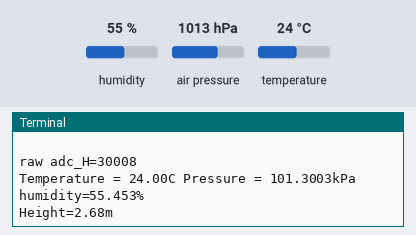
Simulated run of this program. Board: Raspberry Pi (BCM pin numbers). Parts: the last lines printed to the terminal. Inputs (shaded band) come from the test bench; at power-on: humidity 55 %, air pressure 1013 hPa, temperature 24 °C. The clock reads 2024-03-15 10:24:30 at power-on unless the program sets it. At 10.1 s the program stops and its outputs stay as they are.

Above: at 1.2 s.
1.3 s: humidity set to 22 %
At 2.6 s:
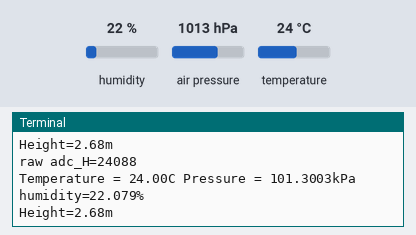
2.8 s: air pressure set to 952 hPa
At 3.8 s:
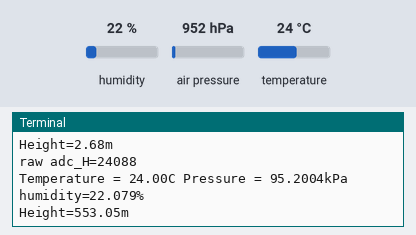
4.3 s: temperature set to 12 °C
At 11.2 s:
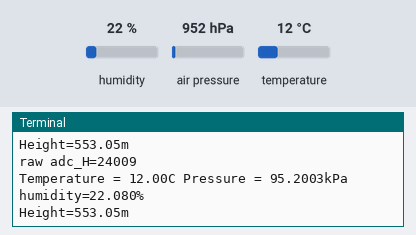
Timing chart, 0 to 11.6 s (numbered marks = the images above; inputs shaded):
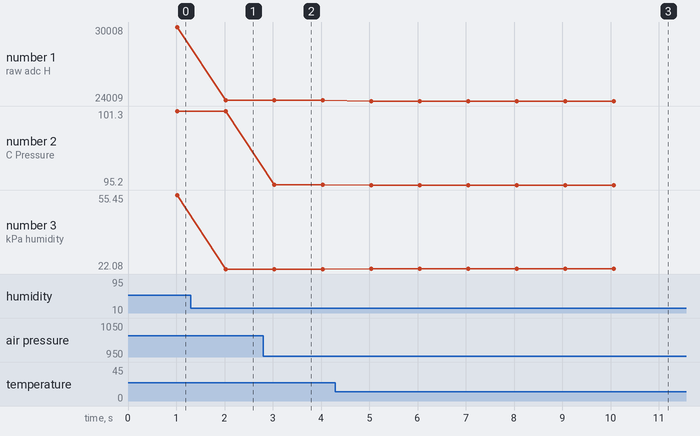

Measured:
- after the input at 1.3 s, the terminal: prints a new line after 0.73 s (image 1)
- after the input at 2.8 s, the terminal: prints a new line after 0.23 s (image 2)
- after the input at 4.3 s, the terminal: prints a new line after 0.74 s (image 3)
- plotted number 1: 30008 → 24088 after the input at 1.3 s, 24088 → 24009 after the input at 4.3 s
- plotted number 2: 101.3 → 95.2 after the input at 2.8 s, 95.2 → 95.2 after the input at 4.3 s
- plotted number 3: 55.45 → 22.08 after the input at 1.3 s, 22.08 → 22.08 after the input at 4.3 s

The program:

BME280_read.py
```python
# -*- coding: utf-8 -*-
import time, os, sys
from smbus2 import SMBus

# BME280 iic address.
BME280_I2C_ADDRESS = 0x76  # SDO = 0

# Registers value                # BME280 ID
BME280_ID_Value = 0x60  # BME280 ID
BME280_RESET_VALUE = 0xB6

# BME280 Registers definition
BME280_HUM_LSB_REG = 0xFE  # Humidity LSB Register
BME280_HUM_MSB_REG = 0xFD  # Humidity MSB Register
BME280_TEMP_XLSB_REG = 0xFC  # Temperature XLSB Register
BME280_TEMP_LSB_REG = 0xFB  # Temperature LSB Register
BME280_TEMP_MSB_REG = 0xFA  # Temperature LSB Register
BME280_PRESS_XLSB_REG = 0xF9  # Pressure XLSB  Register
BME280_PRESS_LSB_REG = 0xF8  # Pressure LSB Register
BME280_PRESS_MSB_REG = 0xF7  # Pressure MSB Register
BME280_CONFIG_REG = 0xF5  # Configuration Register
BME280_CTRL_MEAS_REG = 0xF4  # Ctrl Measure Register
BME280_CTRL_HUM_REG = 0xF2  # Ctrl humidity Measure Register
BME280_STATUS_REG = 0xF3  # Status Register
BME280_RESET_REG = 0xE0  # Soft reset Register
BME280_ID_REG = 0xD0  # Chip ID Register

# calibration parameters
BME280_DIG_T1_LSB_REG = 0x88
BME280_DIG_T1_MSB_REG = 0x89
BME280_DIG_T2_LSB_REG = 0x8A
BME280_DIG_T2_MSB_REG = 0x8B
BME280_DIG_T3_LSB_REG = 0x8C
BME280_DIG_T3_MSB_REG = 0x8D
BME280_DIG_P1_LSB_REG = 0x8E
BME280_DIG_P1_MSB_REG = 0x8F
BME280_DIG_P2_LSB_REG = 0x90
BME280_DIG_P2_MSB_REG = 0x91
BME280_DIG_P3_LSB_REG = 0x92
BME280_DIG_P3_MSB_REG = 0x93
BME280_DIG_P4_LSB_REG = 0x94
BME280_DIG_P4_MSB_REG = 0x95
BME280_DIG_P5_LSB_REG = 0x96
BME280_DIG_P5_MSB_REG = 0x97
BME280_DIG_P6_LSB_REG = 0x98
BME280_DIG_P6_MSB_REG = 0x99
BME280_DIG_P7_LSB_REG = 0x9A
BME280_DIG_P7_MSB_REG = 0x9B
BME280_DIG_P8_LSB_REG = 0x9C
BME280_DIG_P8_MSB_REG = 0x9D
BME280_DIG_P9_LSB_REG = 0x9E
BME280_DIG_P9_MSB_REG = 0x9F
BME280_DIG_H1_REG = 0xA1
BME280_DIG_H2_LSB_REG = 0xE1
BME280_DIG_H2_MSB_REG = 0xE2
BME280_DIG_H3_REG = 0xE3
BME280_DIG_H4_H8_REG = 0xE4  # DIG_H4[11:4]/[3:0]=0xE4/0xE5[3:0]
BME280_DIG_H4_L4_REG = 0xE5  # 0xE5[3:0]
BME280_DIG_H5_H4_REG = 0xE5  # 0xE5[7:4]
BME280_DIG_H5_L8_REG = 0xE6  # DIG_H5[11:4]/[3:0]=0xE5[7:4]/0xE6
BME280_DIG_H6_REG = 0xE7


class BME180(object):
    def __init__(self, address=BME280_I2C_ADDRESS):
        self._address = address
        self._bus = SMBus(1)  # 1: iic编号为1（根据自己的硬件接口选择对应的编号）
        # Load calibration values.
        print('read byte:\n')
        print(self._read_byte(BME280_ID_REG))
        if self._read_byte(BME280_ID_REG) == BME280_ID_Value:  # read BME280 id
            self._load_calibration()  # load calibration data
            # BME280_T_MODE_1 << 5 | BME280_P_MODE_1 << 2 | BME280_SLEEP_MODE;
            ctrlmeas = 0xFF
            # BME280_T_SB1 << 5 | BME280_FILTER_MODE_1 << 2;
            config = 0x14
            self._write_byte(BME280_CTRL_MEAS_REG, ctrlmeas)  # write BME280 config
            # sets the data acquisition options
            self._write_byte(BME280_CONFIG_REG, config)
        else:
            print("Read BME280 id error!\r\n")

    def _read_byte(self, cmd):
        return self._bus.read_byte_data(self._address, cmd)

    def _read_u16(self, cmd):
        LSB = self._bus.read_byte_data(self._address, cmd)
        MSB = self._bus.read_byte_data(self._address, cmd + 1)
        return (MSB << 8) + LSB

    def _read_s16(self, cmd):
        result = self._read_u16(cmd)
        if result > 32767:
            result -= 65536
        return result

    def _write_byte(self, cmd, val):
        self._bus.write_byte_data(self._address, cmd, val)

    def _load_calibration(self):  # load calibration data
        "load calibration"

        """ read the temperature calibration parameters """
        self.dig_T1 = self._read_u16(BME280_DIG_T1_LSB_REG)
        self.dig_T2 = self._read_s16(BME280_DIG_T2_LSB_REG)
        self.dig_T3 = self._read_s16(BME280_DIG_T3_LSB_REG)
        """ read the pressure calibration parameters """
        self.dig_P1 = self._read_u16(BME280_DIG_P1_LSB_REG)
        self.dig_P2 = self._read_s16(BME280_DIG_P2_LSB_REG)
        self.dig_P3 = self._read_s16(BME280_DIG_P3_LSB_REG)
        self.dig_P4 = self._read_s16(BME280_DIG_P4_LSB_REG)
        self.dig_P5 = self._read_s16(BME280_DIG_P5_LSB_REG)
        self.dig_P6 = self._read_s16(BME280_DIG_P6_LSB_REG)
        self.dig_P7 = self._read_s16(BME280_DIG_P7_LSB_REG)
        self.dig_P8 = self._read_s16(BME280_DIG_P8_LSB_REG)
        self.dig_P9 = self._read_s16(BME280_DIG_P9_LSB_REG)
        """ read the humidity calibration parameters """
        self.dig_H1 = self._read_byte(BME280_DIG_H1_REG)
        self.dig_H2 = self._read_s16(BME280_DIG_H2_LSB_REG)
        self.dig_H3 = self._read_byte(BME280_DIG_H3_REG)
        self.dig_H4 = (self._read_byte(BME280_DIG_H4_H8_REG) << 4) + (self._read_byte(BME280_DIG_H4_L4_REG) & 0xf)
        self.dig_H5 = (self._read_byte(BME280_DIG_H5_H4_REG) >> 4) + (self._read_byte(BME280_DIG_H5_L8_REG) << 4)
        self.dig_H6 = self._read_byte(BME280_DIG_H6_REG)
        # print(self.dig_T1)
        # print(self.dig_T2)
        # print(self.dig_T3)
        # print(self.dig_P1)
        # print(self.dig_P2)
        # print(self.dig_P3)
        # print(self.dig_P4)
        # print(self.dig_P5)
        # print(self.dig_P6)
        # print(self.dig_P7)
        # print(self.dig_P8)
        # print(self.dig_P9)
        print(f'H1={self.dig_H1}\n,H2={self.dig_H2}\n,H3={self.dig_H3}\n,H4={self.dig_H4}\n,'
              f'H5={self.dig_H5}\n,H6={self.dig_H6}\n')

    def compensate_temperature(self, adc_T):
        """Returns temperature in DegC, double precision. Output value of "1.23"equals 51.23 DegC."""
        var1 = ((adc_T) / 16384.0 - (self.dig_T1) / 1024.0) * (self.dig_T2)
        var2 = (((adc_T) / 131072.0 - (self.dig_T1) / 8192.0) *
                ((adc_T) / 131072.0 - (self.dig_T1) / 8192.0)) * (self.dig_T3)
        self.t_fine = var1 + var2
        temperature = (var1 + var2) / 5120.0
        return temperature

    def compensate_pressure(self, adc_P):
        """Returns pressure in Pa as double. Output value of "6386.2"equals 96386.2 Pa = 963.862 hPa."""
        var1 = (self.t_fine / 2.0) - 64000.0
        var2 = var1 * var1 * (self.dig_P6) / 32768.0
        var2 = var2 + var1 * (self.dig_P5) * 2.0
        var2 = (var2 / 4.0) + ((self.dig_P4) * 65536.0)
        var1 = ((self.dig_P3) * var1 * var1 / 524288.0 +
                (self.dig_P2) * var1) / 524288.0
        var1 = (1.0 + var1 / 32768.0) * (self.dig_P1)

        if var1 == 0.0:
            return 0  # avoid exception caused by division by zero

        pressure = 1048576.0 - adc_P
        pressure = (pressure - (var2 / 4096.0)) * 6250.0 / var1
        var1 = (self.dig_P9) * pressure * pressure / 2147483648.0
        var2 = pressure * (self.dig_P8) / 32768.0
        pressure = pressure + (var1 + var2 + (self.dig_P7)) / 16.0

        return pressure

    def compensate_humidity(self, adc_H):
        """
        compensate the readout value,return humidity
        Returns humidity in %RH as unsigned 32 bit integer in Q22.10 format (22 integer and 10
        fractional bits).
        Output value of “47445” represents 47445/1024 = 46.333 %RH
        :param adc_H:
        :return:
        """
        v_x1_u32r = (self.t_fine - 76800)
        v_x1_u32r = (((((adc_H * 2 ** 14) - (self.dig_H4 * 2 ** 20) - (self.dig_H5 * v_x1_u32r)) + 16384) / 2 ** 15) * (
                    ((((((
                                 v_x1_u32r * self.dig_H6) / 2 ** 10) * (
                                    ((v_x1_u32r * self.dig_H3) / 2 ** 11) + 32786)) / 2 ** 10) + 2097152)
                     * self.dig_H2 + 8192) / 2 ** 14))
        v_x1_u32r = (v_x1_u32r - (((((v_x1_u32r / 2 ** 15) * (v_x1_u32r / 2 ** 15)) /2**17) * self.dig_H1) / 2 ** 4))
        v_x1_u32r = 0 if v_x1_u32r < 0 else v_x1_u32r
        v_x1_u32r = 419430400 if v_x1_u32r > 419430400 else v_x1_u32r
        return v_x1_u32r / 4096

    def get_temperature_and_pressure_humidity(self):
        """Returns pressure in Pa as double. Output value of "6386.2"equals 96386.2 Pa = 963.862 hPa."""
        xlsb = self._read_byte(BME280_TEMP_XLSB_REG)
        lsb = self._read_byte(BME280_TEMP_LSB_REG)
        msb = self._read_byte(BME280_TEMP_MSB_REG)

        adc_T = (msb << 12) | (lsb << 4) | (
                xlsb >> 4)  # temperature registers data
        temperature = self.compensate_temperature(
            adc_T)  # temperature compensate

        xlsb = self._read_byte(BME280_PRESS_XLSB_REG)
        lsb = self._read_byte(BME280_PRESS_LSB_REG)
        msb = self._read_byte(BME280_PRESS_MSB_REG)

        adc_P = (msb << 12) | (lsb << 4) | (
                xlsb >> 4)  # pressure registers data
        pressure = self.compensate_pressure(
            adc_P)  # pressure compensate

        lsb = self._read_byte(BME280_HUM_LSB_REG)
        msb = self._read_byte(BME280_HUM_MSB_REG)

        adc_H = (msb << 8) | lsb  # raw humidity registers data
        print(f'raw adc_H={adc_H}')
        humidity = self.compensate_humidity(
            adc_H)  # pressure compensate
        return temperature, pressure/1000, humidity / 1024


if __name__ == '__main__':

    import time
    ATM_P=101.33
    print("BME280 Test Program ...\n")

    BME280 = BME180()
    t0 = time.time()
    while time.time() - t0 < 10:
        time.sleep(1)
        T, P, H = BME280.get_temperature_and_pressure_humidity()
        # print(' Temperature = %.2f C Pressure = %.3f kPa humidity= %.2f' %
        #       (temperature, pressure / 1000))
        print(f'Temperature = {T:.2f}C Pressure = {P:.4f}kPa humidity={H:.3f}%')
        print(f'Height={(ATM_P-P)*1000/133*12:.2f}m')
```
